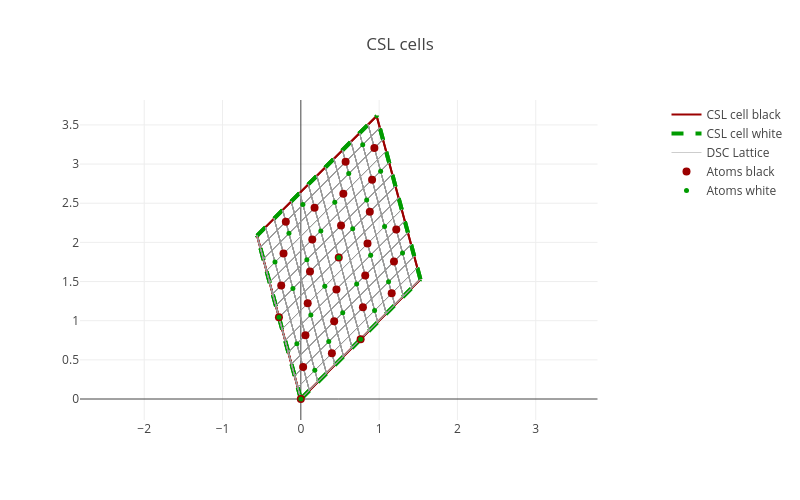

Write notebook code for a chart like this one.
### Markdown cell above
The debug output gives the DSC lattice as fractions of the CSL unit cell vectors. By definition the reciprocals of these fractions should be integers, as for the example above.

Once we have calculated the DSC lattice, the `visualise_2d_rotated()` function will automatically include it in the visualisation output (subject to a lower bound of 0.01 on the CSL cell fractions - otherwise the plot becomes too busy):

### Code cell
test_csl.visualise_2d_rotated(axis=-1)

### Figure 1 — Plotly figure (JSON) as saved in the notebook; plotly's stock layout.template omitted (floating-point values rounded to 4 significant figures; data arrays with more than 128 entries replaced by an {"elided": "..."} marker saying what was removed)
{"data": [{"line": {"color": "rgb(155, 0, 0)", "width": 2}, "mode": "lines", "name": "CSL cell black", "type": "scatter", "uid": "dbc302a1-aa33-4325-bb72-f37b29cb9847", "x": [0, -1.11e-16, null, 0, 1.528, null, 0, -0.5591, null, -1.11e-16, 1.528, null, 1.528, 1.528, null, 1.528, 0.9684, null, 0.9684, 0.9684, null, -0.5591, 0.9684, null, -0.5591, -0.5591, null, -0.5591, 0.9684, null, -1.11e-16, -0.5591, null, 1.528, 0.9684, null], "y": [0, -5.551e-17, null, 0, 1.528, null, 0, 2.087, null, -5.551e-17, 1.528, null, 1.528, 1.528, null, 1.528, 3.614, null, 3.614, 3.614, null, 2.087, 3.614, null, 2.087, 2.087, null, 2.087, 3.614, null, -5.551e-17, 2.087, null, 1.528, 3.614, null]}, {"line": {"color": "rgb(0, 155, 0)", "dash": "dash", "width": 4}, "mode": "lines", "name": "CSL cell white", "type": "scatter", "uid": "6d9af820-a3c5-469c-a7be-090508c85bcf", "x": [0, -1.11e-16, null, 0, 1.528, null, 0, -0.5591, null, -1.11e-16, 1.528, null, 1.528, 1.528, null, 1.528, 0.9684, null, 0.9684, 0.9684, null, -0.5591, 0.9684, null, -0.5591, -0.5591, null, -0.5591, 0.9684, null, -1.11e-16, -0.5591, null, 1.528, 0.9684, null], "y": [0, 0, null, 0, 1.528, null, 0, 2.087, null, 0, 1.528, null, 1.528, 1.528, null, 1.528, 3.614, null, 3.614, 3.614, null, 2.087, 3.614, null, 2.087, 2.087, null, 2.087, 3.614, null, 0, 2.087, null, 1.528, 3.614, null]}, {"line": {"color": "rgb(155, 155, 155)", "width": 0.5}, "mode": "lines", "name": "DSC Lattice", "type": "scatter", "uid": "f82408ac-5402-4bf7-abbf-05bcbe36f86a", "x": {"elided": "1764 float values"}, "y": {"elided": "1764 float values"}}, {"marker": {"color": "rgb(155, 0, 0)", "size": 8}, "mode": "markers", "name": "Atoms black", "type": "scatter", "uid": "f8255a15-fbc1-40a3-b4df-39d0c4737868", "x": [0.8807, 0.9392, 1.189, 0.4842, 0.5427, 0.1462, 0.3965, 0.793, 1.16, 0.455, 0.7638, 0.8515, 1.219, 0.5134, 0.8222, 0.9099, 0.5719, -0.2503, -0.1918, 0, 0.05847, 0.4257, -0.2796, 0.02924, 0.1169, -0.2211, 0.08771, 0.1754], "y": [2.393, 3.207, 1.756, 1.807, 2.621, 2.036, 0.5855, 1.171, 1.349, 1.4, 0.7638, 1.985, 2.164, 2.214, 1.578, 2.8, 3.029, 1.451, 2.265, 0, 0.8144, 0.9927, 1.043, 0.4072, 1.629, 1.858, 1.222, 2.443]}, {"marker": {"color": "rgb(0, 155, 0)", "size": 5}, "mode": "markers", "name": "Atoms white", "type": "scatter", "uid": "11e918cc-c707-4d3c-bb83-e4b00b48ede4", "x": [1.019, 0.4842, 0.02637, 1.12, 1.07, 0.6625, 1.299, 0.6118, 0.7901, 0.8408, 0.5348, 0.07701, 0.1276, -0.3302, 0.7638, 0.7131, 0.8914, 0.3059, 0.942, 0.2553, 0.4336, -0.1519, 0, 0.1783, -0.2796, 0.3566, -0.05064, -0.1013], "y": [2.909, 1.807, 2.483, 1.498, 2.204, 2.174, 1.866, 2.88, 3.247, 2.542, 1.102, 1.778, 1.073, 1.749, 0.7638, 1.469, 1.836, 1.44, 1.131, 2.145, 2.512, 2.116, 0, 0.3673, 1.043, 0.7345, 0.7053, 1.411]}], "layout": {"height": 500, "title": {"text": "CSL cells"}, "width": 800, "xaxis": {"autorange": true, "domain": [0, 0.9], "nticks": 10, "range": [-2.82, 3.789], "type": "linear"}, "yaxis": {"autorange": true, "domain": [0, 1], "range": [-0.2682, 3.818], "scaleanchor": "x", "type": "linear"}}}
